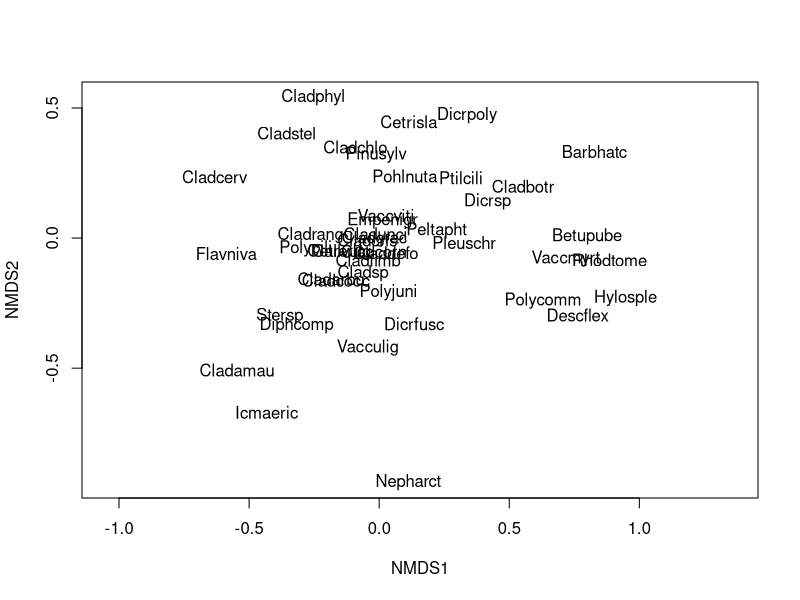
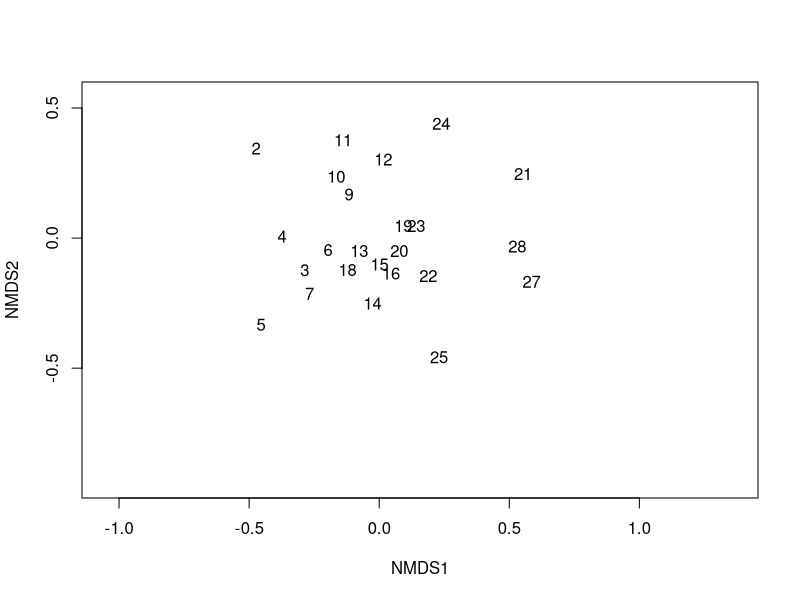
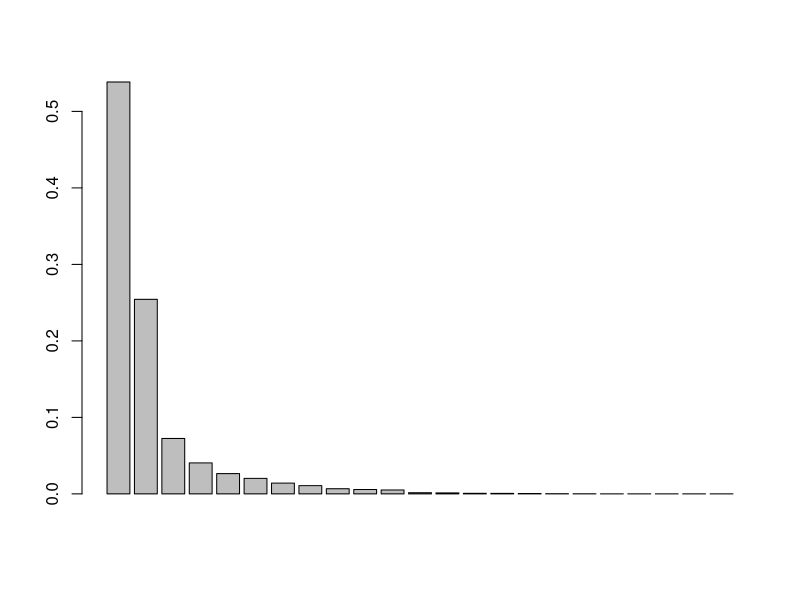
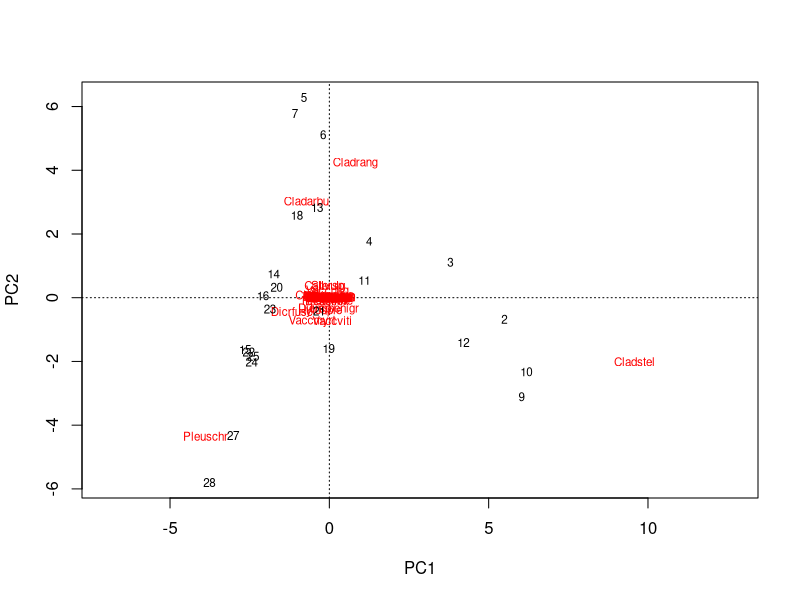
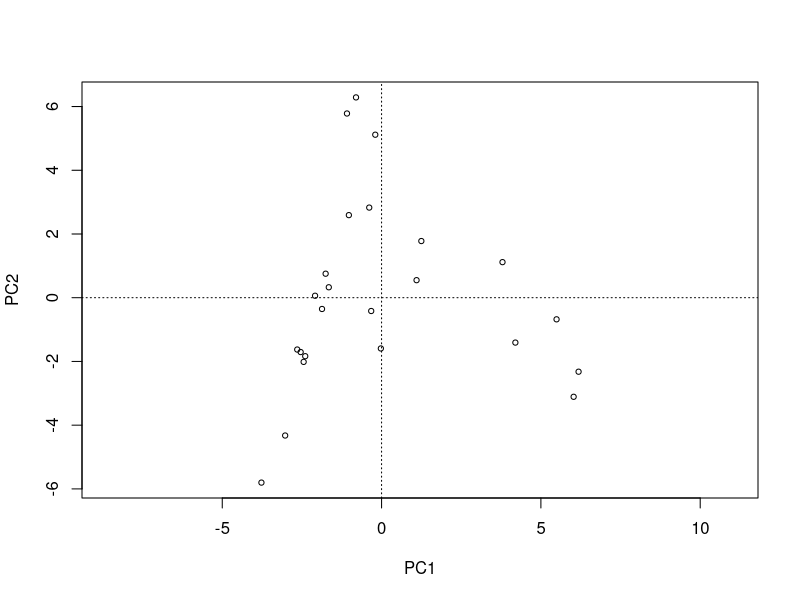
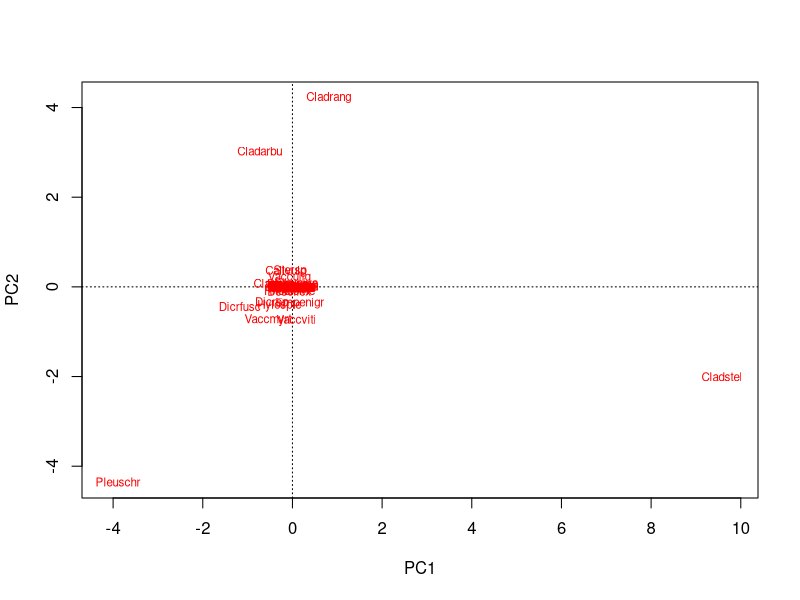
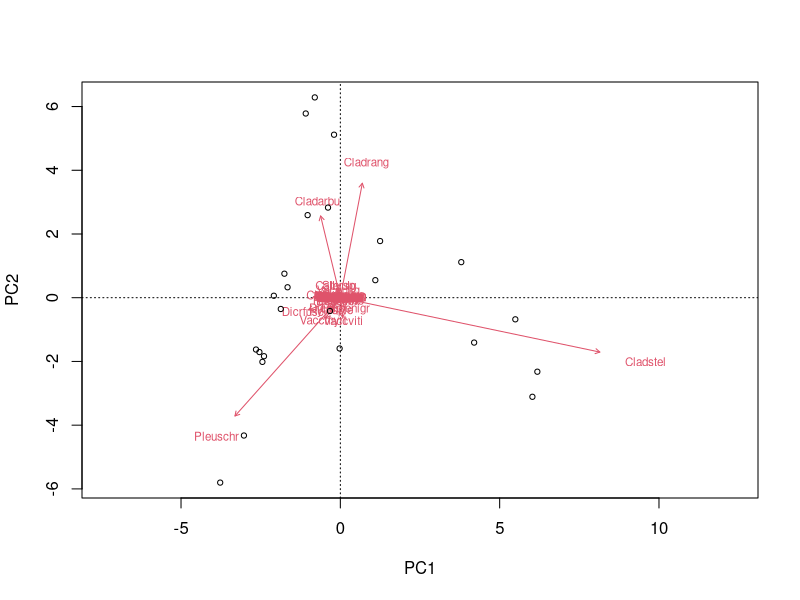

The R script that drew these images, in order: (Note: this script raises an error after producing the figures.)
## ---- chunk 1
library(vegan)
library(ape)
library(dplyr)

data(varespec)
## ---- chunk 2
varespec %>% 
  metaMDS(trace = FALSE) %>% 
  ordiplot(type = "none") %>% 
  text("species") #shows where the species are in relation to each other

varespec %>% 
  metaMDS(trace = FALSE) %>% 
  ordiplot(type = "none") %>% 
  text("sites") #shows where the sites are in relation to each other

#Overlay environmental data to interpret gradients
## ---- chunk 3
#Need to standardize variables!
PCA <- rda(varespec, scale = FALSE) #species all in the same units

barplot(as.vector(PCA$CA$eig/sum(PCA$CA$eig)))
#First PC explains >50% of data, second PC explains >20%

sum((as.vector(PCA$CA$eig/sum(PCA$CA$eig))[1:2]))
#79% of data variance is explained by first and second PC - very good

plot(PCA)

plot(PCA, display = "sites", type = "points") #just sites

plot(PCA, display = "species", type = "text") #just species

#Extract site scores and species scores and use to put arrows on plot
sitePCA <- PCA$CA$u
sitePCA

speciesPCA <- PCA$CA$v
speciesPCA

#make a biplot
biplot(PCA, choices = c(1,2), type = c("text", "points"), xlim = c(-5,10))
#abundance of the species is continuously increasing in the direction of the arrow, and decreasing in the opposite direction.


## ---- chunk 4
#How different site 1 is from all the other sites, etc.
dist <- vegdist(varespec, method = "bray")

PCoA <- pcoa(dist, correction = "cailliez")

barplot(PCoA$values$Relative_eig[1:10]) #decreasing percent of variance explained (PCoA 1 >30%)

biplot.pcoa(PCoA) #each site has a circle and a number (no species)

biplot.pcoa(PCoA, varespec)
## ---- chunk 5
# First step is to calculate a distance matrix. See PCOA for more information about the distance measures
# Here we use bray-curtis distance, which is recommended for abundance data
dist <- vegdist(varespec,  method = "bray")

# In this part, we define a function NMDS.scree() that automatically 
# performs a NMDS for 1-10 dimensions and plots the nr of dimensions vs the stress
NMDS.scree <- function(x) { #where x is the name of the data frame variable
  plot(rep(1, 10), replicate(10, metaMDS(x, autotransform = F, k = 1)$stress), xlim = c(1, 10),ylim = c(0, 0.30), xlab = "# of Dimensions", ylab = "Stress", main = "NMDS stress plot")
  for (i in 1:10) {
    points(rep(i + 1,10),replicate(10, metaMDS(x, autotransform = F, k = i + 1)$stress))
  }
}

# Use the function that we just defined to choose the optimal nr of dimensions
NMDS.scree(dist)
## ---- chunk 6
# Because the final result depends on the initial random placement of the points we`ll set a seed to make the results reproducible
set.seed(2)

# Here, we perform the final analysis and check the result
NMDS1 <- metaMDS(dist, k = 2, trymax = 100, trace = F)
# Do you know what the trymax = 100 and trace = F means?
# Let's check the results
NMDS1

# If you don`t provide a dissimilarity matrix, metaMDS automatically applies Bray-Curtis. So in our case, the results would have to be the same
NMDS2 <- metaMDS(varespec, k = 2, trymax = 100, trace = F)
NMDS2

stressplot(NMDS1)

plot(NMDS1, type = "t")
## ---- chunk 7
NMDS3 <-metaMDS(varespec, k=2, trymax=100, trace = F, autotransform = FALSE, distance = "bray")
plot(NMDS3)
plot(NMDS3, display = "sites", type = "n")
points(NMDS3, display = "sites", col = "red", cex = 1.25)
text(NMDS3, display ="species")

#Use ordiplot to make the same plot
ordiplot(NMDS3, type = "n")
orditorp(NMDS3, display= "species", col = "red", air = 0.01)
orditorp(NMDS3, display = "sites", cex = 1.1, air = 0.01)
## ---- chunk 8
data("varechem")

ef <- envfit(NMDS3, varechem, permu = 999)

plot(NMDS3, type = "t", display = "sites")
plot(ef, p.max = 0.05)

#If you have predefined groups you can see if they are clustering together or separate with coloured hulls
group <- c(rep("group1", 12),rep("group2", 12))
gcolour <- c(rep("red", 12), rep("blue", 12))

#Use a loop to create a grouping
ordiplot(NMDS3, type = "n")
for(i in unique(group)){
  ordihull(NMDS3$point[grep(i,group), ], draw = "polygon",
           groups = group[group == i], col = gcolour[grep(i,group)], labels = FALSE)
}

orditorp(NMDS3, display= "species", air = 0.01)
orditorp(NMDS3, display = "sites", col = c(rep("red", 12), rep("blue", 12)), cex = 1.1, air = 0.01)

